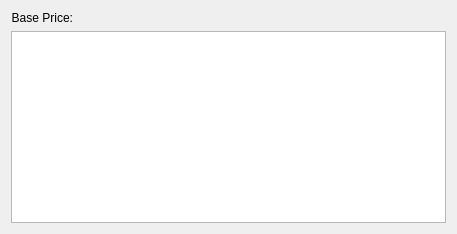
       <widget class="QWidget" name="_itemCharacteristicsTab">
        <attribute name="title">
         <string>Ch&amp;aracteristics</string>
        </attribute>
        <layout class="QGridLayout">
         <item row="0" column="0">
          <widget class="QLabel" name="_baseUnitPriceLit">
           <property name="text">
            <string>Base Price:</string>
           </property>
           <property name="alignment">
            <set>Qt::AlignRight|Qt::AlignTop|Qt::AlignTrailing</set>
           </property>
           <property name="margin">
            <number>5</number>
           </property>
          </widget>
         </item>
         <item row="0" column="1">
          <widget class="CurrCluster" name="_baseUnitPrice">
           <property name="minimumSize">
            <size>
             <width>140</width>
             <height>0</height>
            </size>
           </property>
           <property name="format">
            <enum>CurrDisplay::Cost</enum>
           </property>
           <property name="currencyEditable" stdset="0">
            <bool>false</bool>
           </property>
           <property name="enabled">
            <bool>false</bool>
           </property>
          </widget>
         </item>
         <item row="0" column="2">
          <spacer>
           <property name="orientation">
            <enum>Qt::Horizontal</enum>
           </property>
           <property name="sizeHint" stdset="0">
            <size>
             <width>221</width>
             <height>0</height>
            </size>
           </property>
          </spacer>
         </item>
         <item row="1" column="0" colspan="3">
          <widget class="QTreeView" name="_itemcharView">
           <property name="editTriggers">
            <set>QAbstractItemView::AllEditTriggers</set>
           </property>
           <property name="rootIsDecorated">
            <bool>false</bool>
           </property>
           <property name="itemsExpandable">
            <bool>false</bool>
           </property>
          </widget>
         </item>
        </layout>
       </widget>
